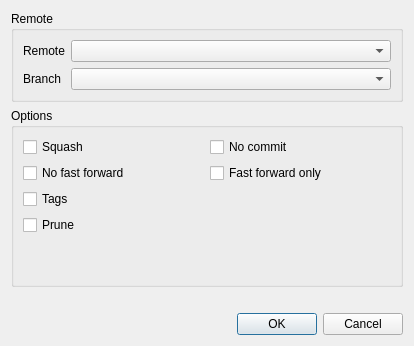
<?xml version="1.0" encoding="UTF-8"?>
<ui version="4.0">
 <class>FetchDialog</class>
 <widget class="QDialog" name="FetchDialog">
  <property name="geometry">
   <rect>
    <x>0</x>
    <y>0</y>
    <width>414</width>
    <height>346</height>
   </rect>
  </property>
  <property name="windowTitle">
   <string>Dialog</string>
  </property>
  <layout class="QVBoxLayout" name="verticalLayout_3">
   <item>
    <widget class="QGroupBox" name="groupBoxBranches">
     <property name="title">
      <string>Remote</string>
     </property>
     <layout class="QFormLayout" name="formLayout">
      <item row="0" column="0">
       <widget class="QLabel" name="label">
        <property name="text">
         <string>Remote</string>
        </property>
       </widget>
      </item>
      <item row="0" column="1">
       <widget class="QComboBox" name="comboBoxRemote"/>
      </item>
      <item row="1" column="0">
       <widget class="QLabel" name="label_2">
        <property name="text">
         <string>Branch</string>
        </property>
       </widget>
      </item>
      <item row="1" column="1">
       <widget class="QComboBox" name="comboBoxBranch"/>
      </item>
     </layout>
    </widget>
   </item>
   <item>
    <widget class="QGroupBox" name="groupBox">
     <property name="title">
      <string>Options</string>
     </property>
     <layout class="QHBoxLayout" name="horizontalLayout">
      <item>
       <layout class="QVBoxLayout" name="verticalLayout">
        <item>
         <widget class="QCheckBox" name="checkBoxSquash">
          <property name="text">
           <string>Squash</string>
          </property>
         </widget>
        </item>
        <item>
         <widget class="QCheckBox" name="checkBoxNoFastForward">
          <property name="text">
           <string>No fast forward</string>
          </property>
         </widget>
        </item>
        <item>
         <widget class="QCheckBox" name="checkBoxTags">
          <property name="text">
           <string>Tags</string>
          </property>
         </widget>
        </item>
        <item>
         <widget class="QCheckBox" name="checkBoxPrune">
          <property name="text">
           <string>Prune</string>
          </property>
         </widget>
        </item>
        <item>
         <spacer name="verticalSpacer_2">
          <property name="orientation">
           <enum>Qt::Vertical</enum>
          </property>
          <property name="sizeHint" stdset="0">
           <size>
            <width>20</width>
            <height>40</height>
           </size>
          </property>
         </spacer>
        </item>
       </layout>
      </item>
      <item>
       <layout class="QVBoxLayout" name="verticalLayout_2">
        <item>
         <widget class="QCheckBox" name="checkBoxNoCommit">
          <property name="text">
           <string>No commit</string>
          </property>
         </widget>
        </item>
        <item>
         <widget class="QCheckBox" name="checkBoxFastForwardOnly">
          <property name="text">
           <string>Fast forward only</string>
          </property>
         </widget>
        </item>
        <item>
         <spacer name="verticalSpacer_3">
          <property name="orientation">
           <enum>Qt::Vertical</enum>
          </property>
          <property name="sizeHint" stdset="0">
           <size>
            <width>20</width>
            <height>40</height>
           </size>
          </property>
         </spacer>
        </item>
       </layout>
      </item>
     </layout>
    </widget>
   </item>
   <item>
    <spacer name="verticalSpacer">
     <property name="orientation">
      <enum>Qt::Vertical</enum>
     </property>
     <property name="sizeHint" stdset="0">
      <size>
       <width>20</width>
       <height>20</height>
      </size>
     </property>
    </spacer>
   </item>
   <item>
    <widget class="QDialogButtonBox" name="buttonBox">
     <property name="orientation">
      <enum>Qt::Horizontal</enum>
     </property>
     <property name="standardButtons">
      <set>QDialogButtonBox::Cancel|QDialogButtonBox::Ok</set>
     </property>
    </widget>
   </item>
  </layout>
 </widget>
 <resources/>
 <connections>
  <connection>
   <sender>buttonBox</sender>
   <signal>rejected()</signal>
   <receiver>FetchDialog</receiver>
   <slot>reject()</slot>
   <hints>
    <hint type="sourcelabel">
     <x>316</x>
     <y>260</y>
    </hint>
    <hint type="destinationlabel">
     <x>286</x>
     <y>274</y>
    </hint>
   </hints>
  </connection>
 </connections>
</ui>
